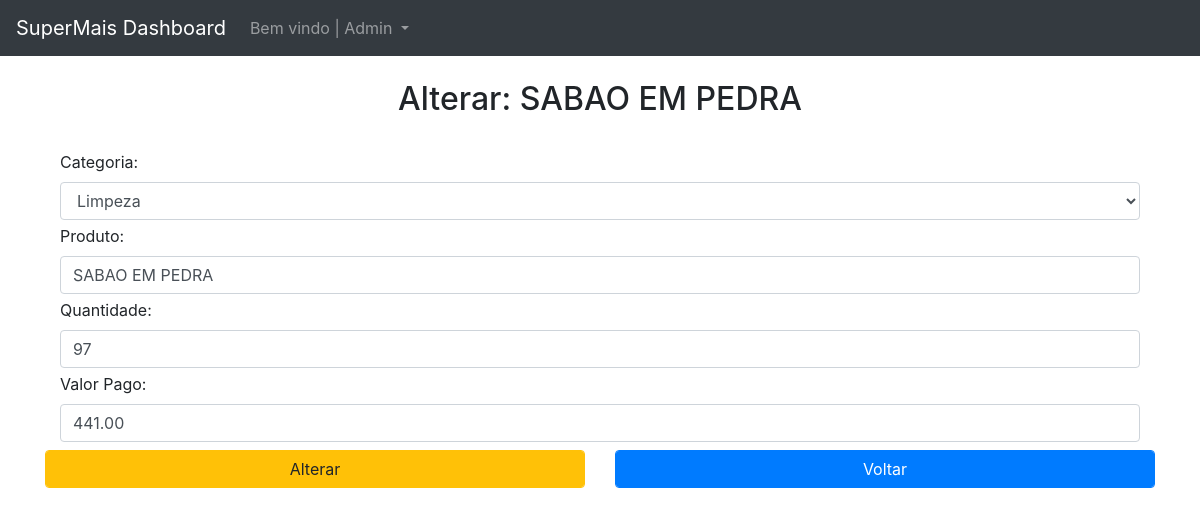
/dashboard/produtos/alterar/20, run on the app's committed database.
### dashboard/models.py (models this page shows, shortened)
class Produto(models.Model):
    categoria = models.ForeignKey(Categoria, on_delete=models.CASCADE, verbose_name='Categoria')
    nome = models.CharField(max_length=150, unique=True, blank=False, null=False, verbose_name='Produto')
    quantidade = models.IntegerField(blank=False, null=False, verbose_name='Quantidade')
    valor_pago = models.DecimalField(max_digits=6, decimal_places=2, blank=False, null=False,verbose_name='Valor Pago')
    preco_medio = models.DecimalField(default=0.00, max_digits=5, decimal_places=2, blank=False, null=False,verbose_name='Preço de Venda',editable=False)
    data_criada = models.DateTimeField(auto_now_add=True, verbose_name='Criado')
    data_modificacao = models.DateTimeField(auto_now=True,verbose_name='Modificado')
    status = models.BooleanField(default=True, auto_created=True)

class Categoria(models.Model):
    nome = models.CharField(max_length=50, blank=True, null=True, unique=True, verbose_name='Categoria')
    def __str__(self):
        return self.nome

### dashboard/views.py (the view)
# urls.py: path('produtos/alterar/<int:id>', dash_produto_update, name='dash_produto_update'),
def dash_produto_update(request,id):
    form = get_instacia(request, id)['form']
    if request.method == 'POST':
        if form.is_valid():
            form_update = form.save(commit=False)
            form_update.nome = str(form_update).upper()
            form_update.preco_medio = calc_vl_medio(request)
            form_update.save()
            return redirect('dash_produtos')
    else:
        return render(request, 'dashboard/produtos/dash_produto_detalhes.html', get_instacia(request,id))

### dashboard/forms.py
class ProdutoForm(forms.ModelForm):
    class Meta:
        model = Produto
        fields = ['categoria','nome','quantidade','valor_pago']
        widgets ={
            'categoria':forms.Select(attrs={'class':'form-control mb-1'}),
            'nome':forms.TextInput(attrs={'class':'form-control mb-1'}),
            'quantidade':forms.NumberInput(attrs={'class':'form-control mb-1','min':'1', 'max':'50'}),
            'valor_pago': forms.NumberInput(attrs={'class':'form-control mb-1','step':'0.01'})
        }

### dashboard/views.py (called while the page is built)
def get_instacia(request,id):
    contexto = {}
    produto = get_object_or_404(Produto, id=id)
    form = ProdutoForm(request.POST or None, instance=produto)
    contexto['form'] = form
    contexto['produto'] = produto
    return contexto

### dashboard/templates/dashboard/produtos/dash_produto_detalhes.html (shortened to what this page needs)
{% extends 'base.html' %}
{% block navbar %}
{% include 'parciais/_dash_header.html' %}
{% endblock %}
{% block main %}
<div class="container mt-4">
    <div class="row justify-content-md-center">
        <h2>Alterar: {{produto.nome}}</h2>
    </div>
    <div class="row mt-4">
        <div class="col">
            <form action="{% url 'dash_produto_update' produto.id %}" method="POST">
                <div class="form-group col-md-12 mb-2">
                    {{ form }}
                </div>
                <div class="row">
                    <div class="col">
                        <button type="submit" class="form-control btn btn-warning">Alterar</button>
                    </div>
                    <div class="col">
                        <a href="{% url 'dash_produtos' %}" class="form-control btn btn-primary">Voltar</a>
                    </div>
                </div>
            </form>
        </div>
    </div>
</div>
{% endblock %}

### data on the page
Produto: nome "SABAO EM PEDRA", categoria "Limpeza", quantidade "97", valor_pago "441.00"
Categoria: nome "SABAO EM PEDRA"
